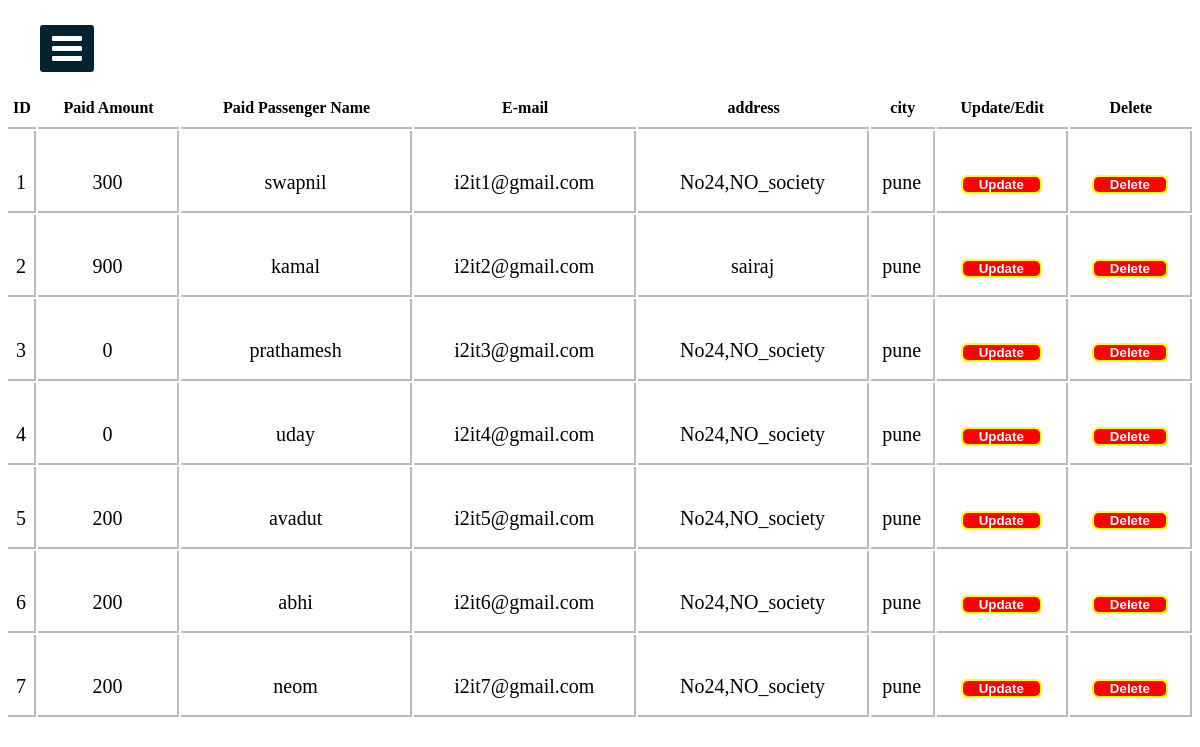
Page /PaymentManage.php on the committed database.
### tables this page shows
CREATE TABLE `payment` (
  `id` int(11) NOT NULL,
  `amount` float NOT NULL,
  `name` varchar(255) NOT NULL,
  `email` varchar(255) NOT NULL,
  `address` varchar(255) NOT NULL,
  `city` varchar(255) NOT NULL,
  `state` varchar(255) NOT NULL,
  `zip_code` int(6) NOT NULL,
  `card_name` varchar(255) NOT NULL,
  `card_number` varchar(16) NOT NULL,
  `exp_month` varchar(20) NOT NULL,
  `exp_year` varchar(20) NOT NULL,
  `cvv` int(4) NOT NULL
);

### PaymentManage.php (the view, shortened to what this page needs)
<?php include("connection.php")?>
<!DOCTYPE html>
<html>
<head>
  <link rel="stylesheet" href="https://cdnjs.cloudflare.com/ajax/libs/font-awesome/4.7.0/css/font-awesome.min.css">
<link rel="stylesheet" href="cssfile/sidebar.css">
</head>
<body>
  <label for="check">
<i class="fa fa-bars" id="btn"></i>
  </label>
<div class="sidebar2">
    <h1 class="adminTopic">Transaction Received...</h1>
<?php
    $sqlget="SELECT * FROM payment";
    $sqldata=mysqli_query($conn,$sqlget) or die('error getting');
    echo "<table>";
    echo "<tr>
      <th>ID</th>
    <th>Paid Amount</th>
    <th>Paid Passenger Name</th>
    <th>E-mail</th>
    <th>address</th>
    <th>city</th>
    <th>Update/Edit</th>
    <th>Delete</th>
       </tr>";
       while ($row=mysqli_fetch_array($sqldata,MYSQLI_ASSOC))
       {
        echo "<tr><td>";
        echo $row['id'];
        echo "</td><td>";
        echo $row['amount'];
        echo "</td><td>";
        echo $row['name'];
        echo "</td><td>";
        echo $row['email'];
        echo "</td><td>";
        echo $row['address'];
        echo "</td><td>";
        echo $row['city'];
        echo "</td>";
        ?>
        <td>
        <button style="border:2px solid yellow; border-radius:7px; background-color:red;color:white;">
          <a href="updateTransactionRecivied.php?id=<?php echo $row['id'];?>">
          Update
          </a>
        </button>
        </td>
        <td>
        <button style="border:2px solid yellow; border-radius:7px; background-color:red;color:white;">
          <a href="deleteTransactionRecivied.php?id=<?php echo $row['id'];?>">
          Delete
          </a>
        </button>
        </td>
      </tr>
<?php
       }
       echo "</table>";
?>
</div>
</body>
</html>

### cssfile/sidebar.css (style rules this page uses)
* { margin: 0; padding: 0; list-style: none; text-decoration: none; }
label #btn, label #cancle { position: absolute; cursor: pointer; background: #042331; color: #fff; border-radius: 3px; }
label #btn { left: 40px; top: 25px; font-size: 35px; color: #fff; padding: 6px 12px; transition: all 0.5s; }

### PaymentManage.php (style rules this page uses)
body { background-image: url("image/1.jpg"); background-position: center; background-size: cover; height: 700px; background-repeat: no-repeat; background-attachment: fixed; }
.adminTopic { text-align: center; color: #fff; }
table { width:99%; border-collapse: separate !important; margin:auto; text-align:center; margin-top:50px; background-color: rgb(255, 255, 255); border-radius: 10px 10px 0px 0px; }
table th { border-bottom:2px solid rgb(187, 187, 187); padding:10px 0px 10px 0px; font-family: "balsamiq_sansitalic" !important; }
table tr td { border-right: 2px solid rgb(187, 187, 187); height: 58px; padding: 22px 0px 0px 0px; font-family: "monospace;" !important; border-bottom: 2px solid rgb(187, 187, 187); font-size: 20px; }
table tr td a { color: white; border-radius: 5px; padding: 6px; text-decoration: none; margin: 10px; font-weight: 700; }
button { padding: 5px 5px 5px 5x; }

### rows in the picture
payment: id "1", amount "300", name "swapnil", email "i2it1@gmail.com", address "No24,NO_society", city "pune"
payment: id "2", amount "900", name "kamal", email "i2it2@gmail.com", address "sairaj", city "pune"
payment: id "3", amount "0", name "prathamesh", email "i2it3@gmail.com", address "No24,NO_society", city "pune"
payment: id "4", amount "0", name "uday", email "i2it4@gmail.com", address "No24,NO_society", city "pune"
payment: id "5", amount "200", name "avadut", email "i2it5@gmail.com", address "No24,NO_society", city "pune"
payment: id "6", amount "200", name "abhi", email "i2it6@gmail.com", address "No24,NO_society", city "pune"
payment: id "7", amount "200", name "neom", email "i2it7@gmail.com", address "No24,NO_society", city "pune"
